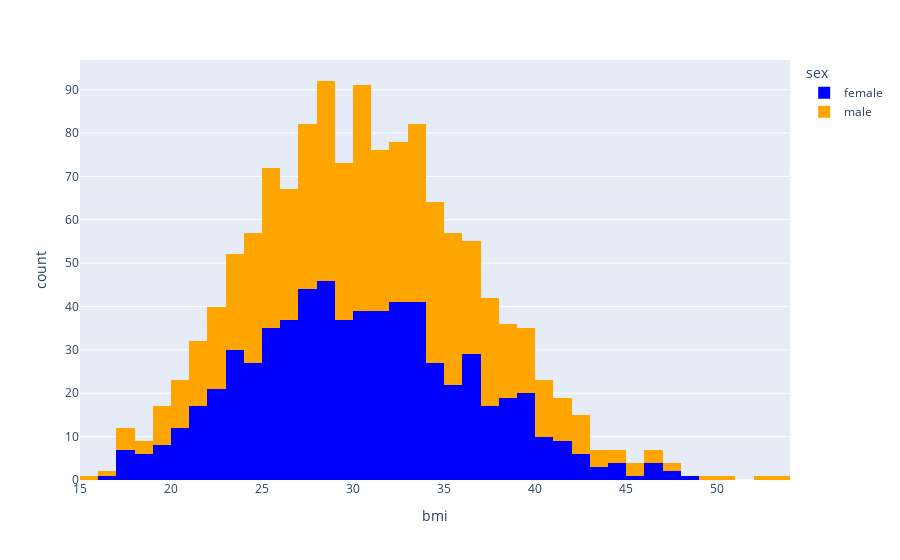

The cell this chart's notebook holds for it:
### Code cell
fig = px.histogram(df, 
                   x='bmi', 
                   color='sex',
                   color_discrete_sequence=['blue', 'orange']
)
fig.show()

### Figure 1 — Plotly figure (JSON) as saved in the notebook; plotly's stock layout.template omitted (floating-point values rounded to 4 significant figures; data arrays with more than 128 entries replaced by an {"elided": "..."} marker saying what was removed)
{"data": [{"alignmentgroup": "True", "bingroup": "x", "hovertemplate": "sex=female<br>bmi=%{x}<br>count=%{y}<extra></extra>", "legendgroup": "female", "marker": {"color": "blue", "pattern": {"shape": ""}}, "name": "female", "offsetgroup": "female", "orientation": "v", "showlegend": true, "type": "histogram", "x": {"elided": "662 float values"}, "xaxis": "x", "yaxis": "y"}, {"alignmentgroup": "True", "bingroup": "x", "hovertemplate": "sex=male<br>bmi=%{x}<br>count=%{y}<extra></extra>", "legendgroup": "male", "marker": {"color": "orange", "pattern": {"shape": ""}}, "name": "male", "offsetgroup": "male", "orientation": "v", "showlegend": true, "type": "histogram", "x": {"elided": "676 float values"}, "xaxis": "x", "yaxis": "y"}], "layout": {"barmode": "relative", "legend": {"title": {"text": "sex"}, "tracegroupgap": 0}, "margin": {"t": 60}, "xaxis": {"anchor": "y", "domain": [0, 1], "title": {"text": "bmi"}}, "yaxis": {"anchor": "x", "domain": [0, 1], "title": {"text": "count"}}}}
